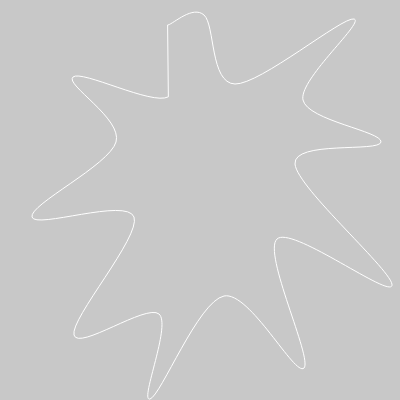
Frame 1 (no input)
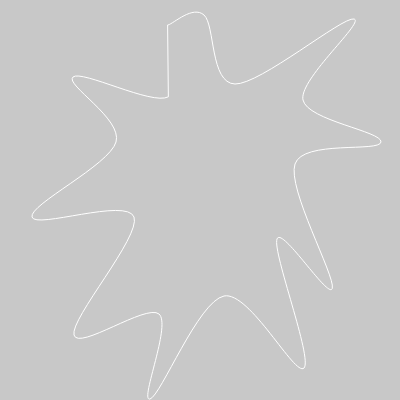
Frame 60 (no input)
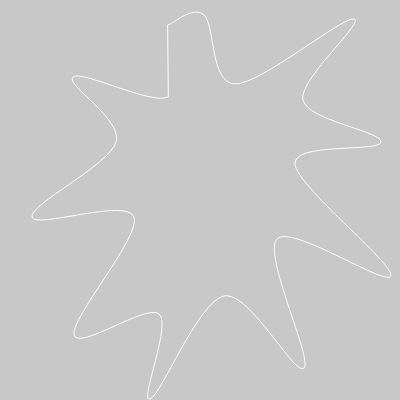
Frame 120 (the mouse pressed at the canvas centre since frame 60)

The p5.js sketch that drew these frames (run headless with seeded random() and noise() and a simulated clock; from frame 60 on, the mouse is pressed at the canvas centre):

// p5.js sketch
// ── sketch.js
function setup() {
  createCanvas(400, 400);
  background(220);
}

function draw() {
  background(200);

  stroke(255);
  noFill();
  beginShape();
  curveVertex(168,25);
  curveVertex(168,97);
  curveVertex(73,77);
  curveVertex(116,142);
  curveVertex(32,217);
  curveVertex(134,217);
  curveVertex(74,335);
  curveVertex(159,314);
  curveVertex(150,399);
  curveVertex(224,296);
  curveVertex(304,368);
  curveVertex(277,239);
  curveVertex(362 + cos(frameCount * 0.05) * 30,284 + sin(frameCount * 0.05) * 30);
  curveVertex(295,164);
  curveVertex(381,142);
  curveVertex(303,100);
  curveVertex(354,19);
  curveVertex(235,84);
  curveVertex(204,15);
  endShape(CLOSE);
}

function mousePressed() {
  console.log(" curveVertex(" + mouseX - width/2 + "," + mouseY - height/2 + ");");
}
